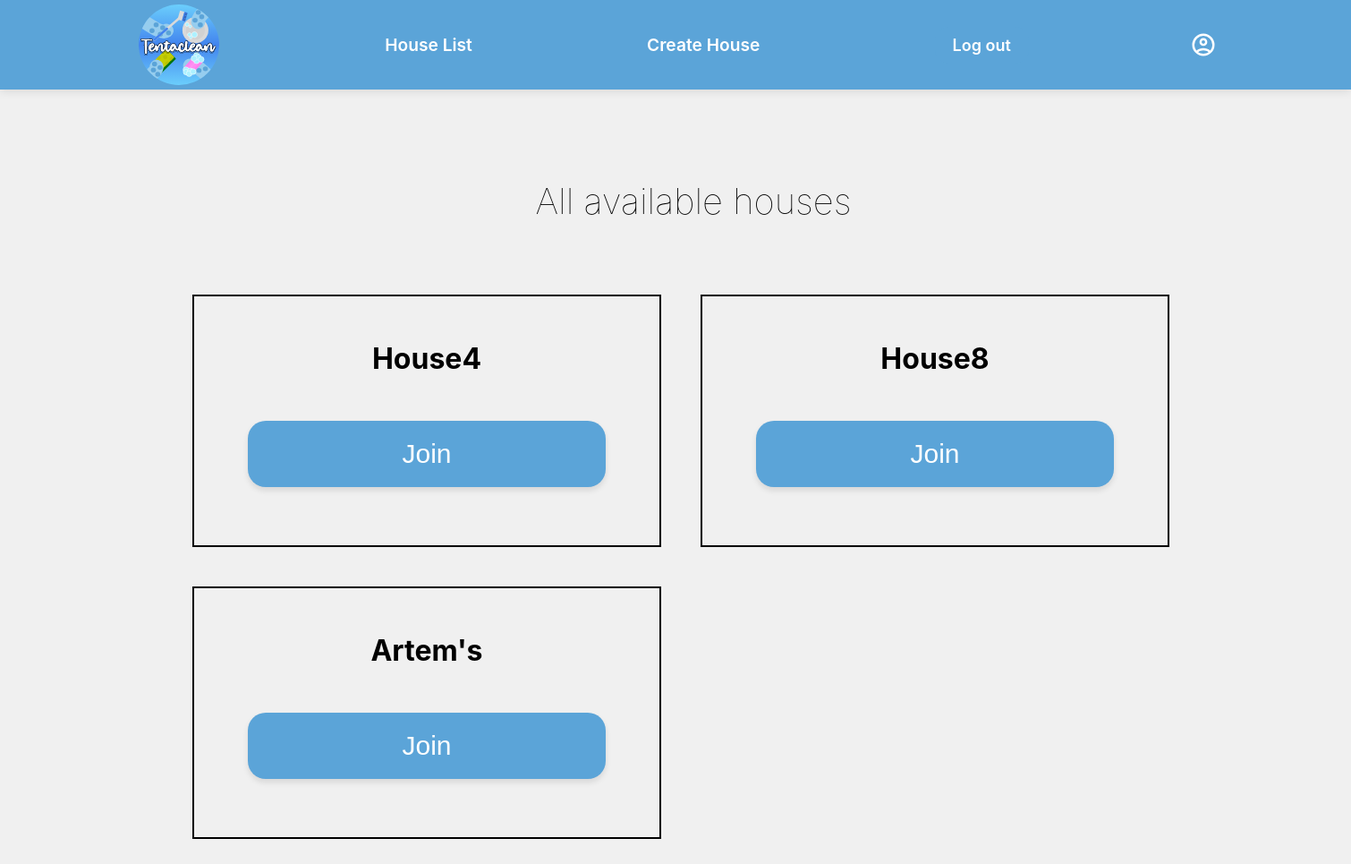
/houselist, run on an earlier commit of the app's database.
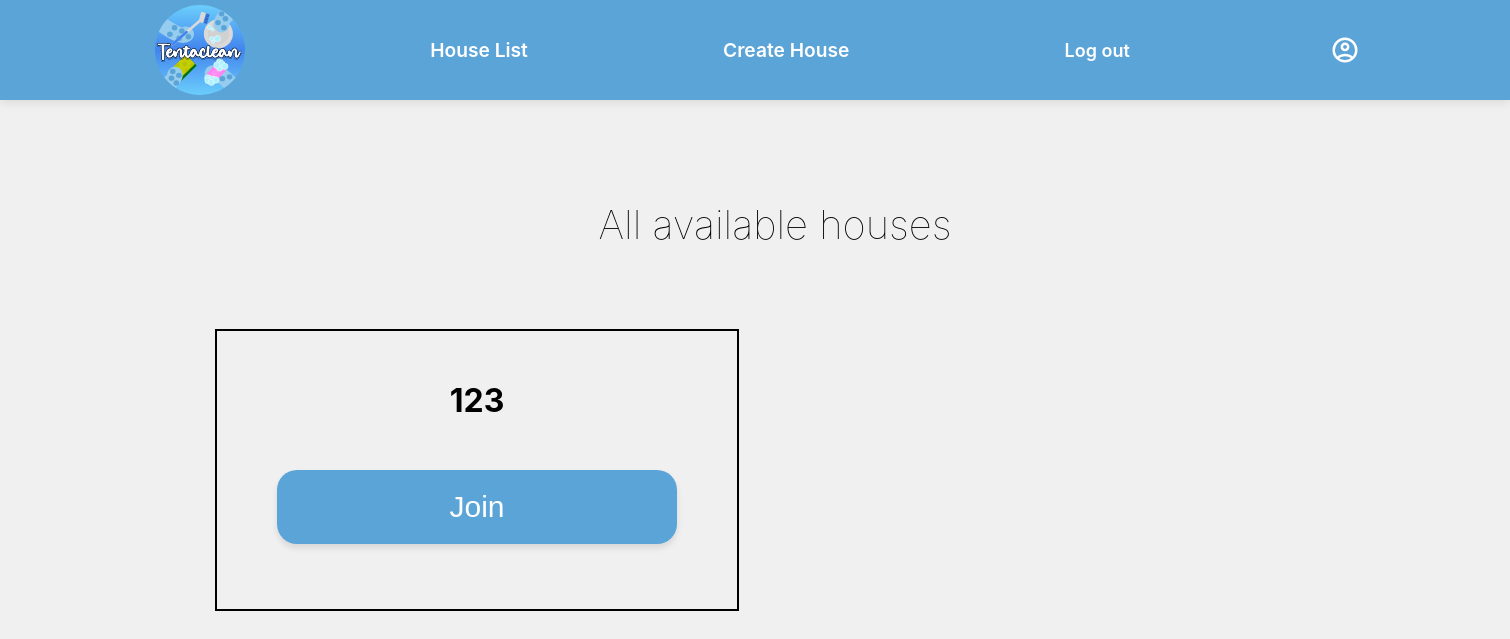
And on a later commit of the database.
### app.py (models this page shows)
class House(db.Model):
    id = db.Column(db.Integer, primary_key=True)
    ownerid = db.Column(db.Integer, db.ForeignKey("user.id"))
    name = db.Column(db.String(255), unique=True, nullable=False)
    address = db.Column(db.String(255), unique=False, nullable=True)
    capacity = db.Column(db.Integer, unique=False)
    description = db.Column(db.String(255), unique=False, nullable=False)
    password = db.Column(db.String(255), unique=False, nullable=True)

### app.py (the view)
@app.route("/houselist")
def houselist():
    houses = House.query.all()
    return render_template("houselist.html", houses=houses)

### templates/houselist.html (shortened to what this page needs)
<!DOCTYPE html>
<html lang="en">
<head>
        <link rel="stylesheet" href="/static/css/styles.css">
</head>
<header>
    <nav class="nav">
        <a class="Tentaclean" href="{{url_for('home')}}">Tentaclean</a>
        <a class="HouseList" href="{{url_for('houselist')}}">House List</a>
        <a class="Home" href="{{url_for('createhouse')}}">Create House</a>
        <a id="logOut" href="{{url_for('logout')}}">Log out</a>
        <img src="../static/img/icons/account_circle.svg" alt="account" id="accounticon">
    </nav>
</header>
<body>
    <h1 class="yourhouses">All available houses</h1>
    <div id="yourhousescontainer">
    {% if houses %}
        {% for house in houses %}
        <div id="House1">
            <h2 class="house">{{house.name}}</h2>
            <button onclick="window.location.href='{{ url_for('taskpage', house_id=house.id) }}'" id="joinbtn">Join</button>
        </div>
        {% endfor %}
    {% else %}
        <p>No available games</p>
    {% endif %}
    </div>
</body>
</html>

What changed in the data, as far as the page shows it:
removed House: name "House4"
removed House: name "House8"
removed House: name "Artem's"
added House: name "123"
